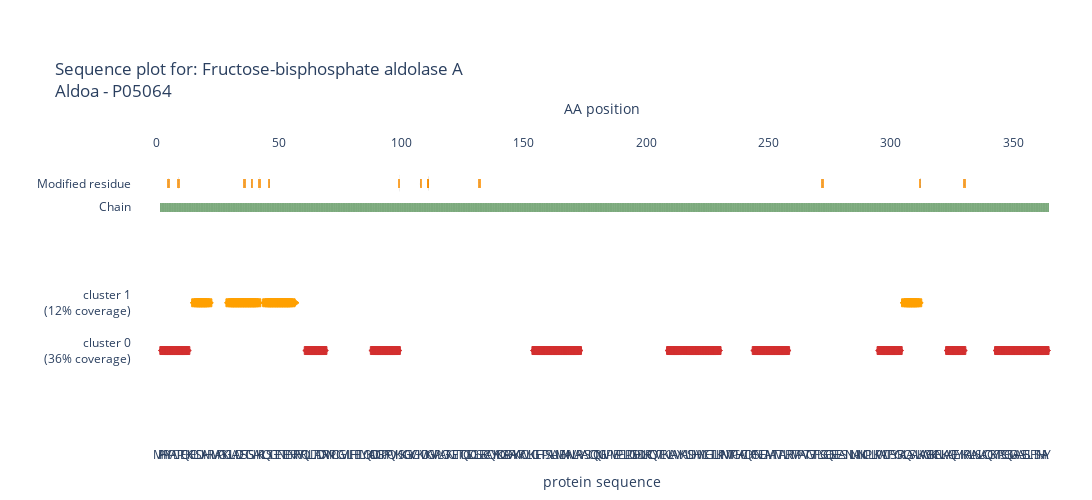

Notebook cell for this chart:
### Code cell
fc_fig, alphamap_go_fig = amap_visualizer.visualize_protein("P05064")

fc_fig.show()
alphamap_go_fig.show()

### Figure 1 — Plotly figure (JSON) as saved in the notebook; plotly's stock layout.template omitted (floating-point values rounded to 4 significant figures; data arrays with more than 128 entries replaced by an {"elided": "..."} marker saying what was removed)
{"data": [{"hovertemplate": "Peptide: %{meta}<br>Protein IDs: %{text}", "marker": {"color": {"elided": "130 str values"}, "line": {"color": {"elided": "130 str values"}}, "opacity": 1, "size": {"elided": "130 int values"}, "symbol": {"elided": "130 int values"}}, "meta": {"elided": "130 str values"}, "mode": "markers", "name": "", "showlegend": false, "text": {"elided": "130 str values"}, "type": "scatter", "x": {"elided": "130 int values"}, "xaxis": "x2", "y": {"elided": "364 int values"}}, {"hovertemplate": "PTM: %{text}", "marker": {"color": [], "line": {"color": []}, "opacity": 1, "size": 8, "symbol": []}, "mode": "markers", "name": "", "showlegend": false, "text": [], "type": "scatter", "x": [], "xaxis": "x2", "y": []}, {"name": "", "showlegend": false, "type": "scatter", "xaxis": "x", "y": [null]}, {"hovertemplate": "Peptide: %{meta}<br>Protein IDs: %{text}", "marker": {"color": ["#FFA000", "#FFA000", "#FFA000", "#FFA000", "#FFA000", "#FFA000", "#FFA000", "#FFA000", "#FFA000", "#FFA000", "#FFA000", "#FFA000", "#FFA000", "#FFA000", "#FFA000", "#FFA000", "#FFA000", "#FFA000", "#FFA000", "#FFA000", "#FFA000", "#FFA000", "#FFA000", "#FFA000", "#FFA000", "#FFA000", "#FFA000", "#FFA000", "#FFA000", "#FFA000", "#FFA000", "#FFA000", "#FFA000", "#FFA000", "#FFA000", "#FFA000", "#FFA000", "#FFA000", "#FFA000", "#FFA000", "#FFA000", "#FFA000", "#FFA000", "#FFA000"], "line": {"color": ["#FFA000", "#FFA000", "#FFA000", "#FFA000", "#FFA000", "#FFA000", "#FFA000", "#FFA000", "#FFA000", "#FFA000", "#FFA000", "#FFA000", "#FFA000", "#FFA000", "#FFA000", "#FFA000", "#FFA000", "#FFA000", "#FFA000", "#FFA000", "#FFA000", "#FFA000", "#FFA000", "#FFA000", "#FFA000", "#FFA000", "#FFA000", "#FFA000", "#FFA000", "#FFA000", "#FFA000", "#FFA000", "#FFA000", "#FFA000", "#FFA000", "#FFA000", "#FFA000", "#FFA000", "#FFA000", "#FFA000", "#FFA000", "#FFA000", "#FFA000", "#FFA000"]}, "opacity": 1, "size": [6, 8, 8, 8, 8, 8, 8, 6, 6, 8, 8, 8, 8, 8, 8, 8, 8, 8, 8, 8, 8, 6, 6, 8, 8, 8, 8, 8, 8, 8, 8, 8, 8, 8, 6, 6, 6, 8, 8, 8, 8, 8, 8, 6], "symbol": [7, 1, 1, 1, 1, 1, 1, 8, 7, 1, 1, 1, 1, 1, 1, 1, 1, 1, 1, 1, 1, 8, 7, 1, 1, 1, 1, 1, 1, 1, 1, 1, 1, 1, 8, 8, 7, 1, 1, 1, 1, 1, 1, 8]}, "meta": ["ELSDIAHR", "ELSDIAHR", "ELSDIAHR", "ELSDIAHR", "ELSDIAHR", "ELSDIAHR", "ELSDIAHR", "ELSDIAHR", "GILAADESTGSIAK", "GILAADESTGSIAK", "GILAADESTGSIAK", "GILAADESTGSIAK", "GILAADESTGSIAK", "GILAADESTGSIAK", "GILAADESTGSIAK", "GILAADESTGSIAK", "GILAADESTGSIAK", "GILAADESTGSIAK", "GILAADESTGSIAK", "GILAADESTGSIAK", "GILAADESTGSIAK", "GILAADESTGSIAK", "LQSIGTENTEENRR; LQSIGTENTEENR", "LQSIGTENTEENRR; LQSIGTENTEENR", "LQSIGTENTEENRR; LQSIGTENTEENR", "LQSIGTENTEENRR; LQSIGTENTEENR", "LQSIGTENTEENRR; LQSIGTENTEENR", "LQSIGTENTEENRR; LQSIGTENTEENR", "LQSIGTENTEENRR; LQSIGTENTEENR", "LQSIGTENTEENRR; LQSIGTENTEENR", "LQSIGTENTEENRR; LQSIGTENTEENR", "LQSIGTENTEENRR; LQSIGTENTEENR", "LQSIGTENTEENRR; LQSIGTENTEENR", "LQSIGTENTEENRR; LQSIGTENTEENR", "LQSIGTENTEENRR; LQSIGTENTEENR", "LQSIGTENTEENRR", "ALQASALK", "ALQASALK", "ALQASALK", "ALQASALK", "ALQASALK", "ALQASALK", "ALQASALK", "ALQASALK"], "mode": "markers", "name": "", "showlegend": false, "text": ["P05064", "P05064", "P05064", "P05064", "P05064", "P05064", "P05064", "P05064", "P05064", "P05064", "P05064", "P05064", "P05064", "P05064", "P05064", "P05064", "P05064", "P05064", "P05064", "P05064", "P05064", "P05064", "P05064", "P05064", "P05064", "P05064", "P05064", "P05064", "P05064", "P05064", "P05064", "P05064", "P05064", "P05064", "P05064", "P05064", "P05064", "P05064", "P05064", "P05064", "P05064", "P05064", "P05064", "P05064"], "type": "scatter", "x": [15, 16, 17, 18, 19, 20, 21, 22, 29, 30, 31, 32, 33, 34, 35, 36, 37, 38, 39, 40, 41, 42, 44, 45, 46, 47, 48, 49, 50, 51, 52, 53, 54, 55, 56, 57, 305, 306, 307, 308, 309, 310, 311, 312], "xaxis": "x2", "y": {"elided": "364 int values"}}, {"hovertemplate": "PTM: %{text}", "marker": {"color": [], "line": {"color": []}, "opacity": 1, "size": 8, "symbol": []}, "mode": "markers", "name": "", "showlegend": false, "text": [], "type": "scatter", "x": [], "xaxis": "x2", "y": []}, {"name": "", "showlegend": false, "type": "scatter", "xaxis": "x", "y": [null]}, {"base": {"elided": "363 float values"}, "hovertemplate": "%{text}", "marker": {"color": "#5C965D", "line": {"width": 0}}, "name": "", "opacity": 0.8, "showlegend": false, "text": {"elided": "363 str values"}, "type": "bar", "x": {"elided": "363 int values"}, "xaxis": "x2", "y": {"elided": "363 float values"}}, {"base": [4.4], "hovertemplate": "%{text}", "marker": {"color": "#ff9100", "line": {"width": 0}}, "name": "", "opacity": 0.8, "showlegend": false, "text": ["Phosphotyrosine"], "type": "bar", "x": [5], "xaxis": "x2", "y": [0.2]}, {"base": [4.4], "hovertemplate": "%{text}", "marker": {"color": "#ff9100", "line": {"width": 0}}, "name": "", "opacity": 0.8, "showlegend": false, "text": ["Phosphothreonine"], "type": "bar", "x": [9], "xaxis": "x2", "y": [0.2]}, {"base": [4.4], "hovertemplate": "%{text}", "marker": {"color": "#ff9100", "line": {"width": 0}}, "name": "", "opacity": 0.8, "showlegend": false, "text": ["Phosphoserine"], "type": "bar", "x": [36], "xaxis": "x2", "y": [0.2]}, {"base": [4.4], "hovertemplate": "%{text}", "marker": {"color": "#ff9100", "line": {"width": 0}}, "name": "", "opacity": 0.8, "showlegend": false, "text": ["Phosphoserine"], "type": "bar", "x": [39], "xaxis": "x2", "y": [0.2]}, {"base": [4.4], "hovertemplate": "%{text}", "marker": {"color": "#ff9100", "line": {"width": 0}}, "name": "", "opacity": 0.8, "showlegend": false, "text": ["N6-acetyllysine; alternate"], "type": "bar", "x": [42], "xaxis": "x2", "y": [0.2]}, {"base": [4.4], "hovertemplate": "%{text}", "marker": {"color": "#ff9100", "line": {"width": 0}}, "name": "", "opacity": 0.8, "showlegend": false, "text": ["Phosphoserine"], "type": "bar", "x": [46], "xaxis": "x2", "y": [0.2]}, {"base": [4.4], "hovertemplate": "%{text}", "marker": {"color": "#ff9100", "line": {"width": 0}}, "name": "", "opacity": 0.8, "showlegend": false, "text": ["N6-(2-hydroxyisobutyryl)lysine"], "type": "bar", "x": [99], "xaxis": "x2", "y": [0.2]}, {"base": [4.4], "hovertemplate": "%{text}", "marker": {"color": "#ff9100", "line": {"width": 0}}, "name": "", "opacity": 0.8, "showlegend": false, "text": ["N6-acetyllysine"], "type": "bar", "x": [108], "xaxis": "x2", "y": [0.2]}, {"base": [4.4], "hovertemplate": "%{text}", "marker": {"color": "#ff9100", "line": {"width": 0}}, "name": "", "opacity": 0.8, "showlegend": false, "text": ["N6-acetyllysine; alternate"], "type": "bar", "x": [111], "xaxis": "x2", "y": [0.2]}, {"base": [4.4], "hovertemplate": "%{text}", "marker": {"color": "#ff9100", "line": {"width": 0}}, "name": "", "opacity": 0.8, "showlegend": false, "text": ["N6-malonyllysine; alternate"], "type": "bar", "x": [111], "xaxis": "x2", "y": [0.2]}, {"base": [4.4], "hovertemplate": "%{text}", "marker": {"color": "#ff9100", "line": {"width": 0}}, "name": "", "opacity": 0.8, "showlegend": false, "text": ["Phosphoserine"], "type": "bar", "x": [132], "xaxis": "x2", "y": [0.2]}, {"base": [4.4], "hovertemplate": "%{text}", "marker": {"color": "#ff9100", "line": {"width": 0}}, "name": "", "opacity": 0.8, "showlegend": false, "text": ["Phosphoserine"], "type": "bar", "x": [272], "xaxis": "x2", "y": [0.2]}, {"base": [4.4], "hovertemplate": "%{text}", "marker": {"color": "#ff9100", "line": {"width": 0}}, "name": "", "opacity": 0.8, "showlegend": false, "text": ["N6-malonyllysine"], "type": "bar", "x": [312], "xaxis": "x2", "y": [0.2]}, {"base": [4.4], "hovertemplate": "%{text}", "marker": {"color": "#ff9100", "line": {"width": 0}}, "name": "", "opacity": 0.8, "showlegend": false, "text": ["N6-acetyllysine"], "type": "bar", "x": [330], "xaxis": "x2", "y": [0.2]}, {"hovertemplate": "<b>%{meta}: %{text}<b>", "marker": {"color": "rgba(135, 206, 250, 0)"}, "meta": {"elided": "364 str values"}, "mode": "markers", "name": "", "showlegend": false, "text": {"elided": "364 str values"}, "type": "scatter", "x": {"elided": "364 int values"}, "xaxis": "x2", "y": {"elided": "364 int values"}}], "layout": {"bargap": 0, "barmode": "stack", "height": 500, "hoverdistance": 1, "hovermode": "x unified", "margin": {"b": 20, "l": 20, "r": 20, "t": 150}, "meta": 36, "plot_bgcolor": "rgba(0,0,0,0)", "title": {"text": "Sequence plot for: Fructose-bisphosphate aldolase A<br>Aldoa - P05064"}, "width": 1500, "xaxis": {"anchor": "y", "matches": "x2", "range": [-10, 374], "showgrid": false, "tickangle": 0, "tickmode": "array", "ticktext": {"elided": "364 str values"}, "tickvals": {"elided": "364 int values"}, "title": {"text": "protein sequence"}, "type": "linear", "zeroline": false}, "xaxis2": {"anchor": "y", "matches": "x", "range": [-10, 374], "showgrid": false, "side": "top", "tickangle": 0, "tickformat": ".d", "tickmode": "auto", "title": {"text": "AA position"}, "type": "linear", "zeroline": false}, "yaxis": {"automargin": true, "range": [-1, 5.2], "showgrid": false, "showticklabels": true, "tickmode": "array", "ticktext": ["cluster 0<br> (36% coverage)", "cluster 1<br> (12% coverage)", "Chain", "Modified residue"], "tickvals": [1, 2, 4, 4.5], "title": {"text": ""}, "zeroline": false}}}
